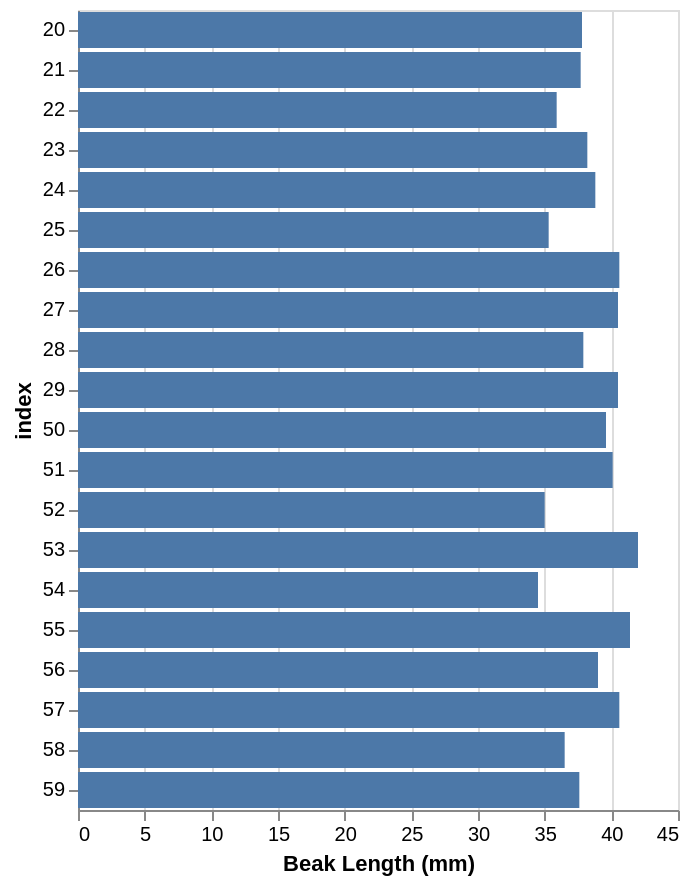

The cell this chart's notebook holds for it:
### Code cell
alt.Chart(data).mark_bar().encode(
    x='Beak Length (mm):Q',
    y='index:O'
).transform_filter(
    (datum.index  < 60) & (datum.Island == 'Biscoe')
)

### Figure 1 — Vega-Lite specification as saved in the notebook (floating-point values rounded to 4 significant figures; data arrays with more than 128 entries replaced by an {"elided": "..."} marker saying what was removed)
{"config": {"view": {"continuousWidth": 300, "continuousHeight": 300}}, "data": {"name": "data-30c7ad8d1607289e4fdc16ca845b73bf"}, "mark": {"type": "bar"}, "encoding": {"x": {"field": "Beak Length (mm)", "type": "quantitative"}, "y": {"field": "index", "type": "ordinal"}}, "transform": [{"filter": "((datum.index < 60) && (datum.Island === 'Biscoe'))"}], "$schema": "https://vega.github.io/schema/vega-lite/v6.1.0.json", "datasets": {"data-30c7ad8d1607289e4fdc16ca845b73bf": {"elided": "344 records"}}}
